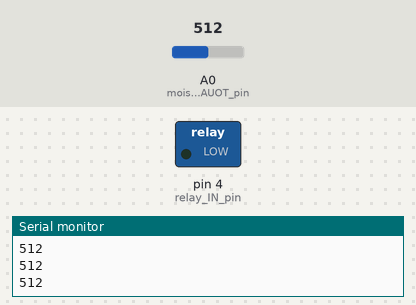
A sketch run on a simulated Arduino Uno, built with avr-gcc and run on an emulated ATmega328P. On the bench: switched loads named in the sketch (green lamp = pin HIGH), the last lines printed to the serial monitor. Inputs (shaded band) come from the test bench; at power-on: A0 (moisture_sensor_AUOT_pin) = 512.

Above: at 1.2 s.
1.3 s: A0 (moisture_sensor_AUOT_pin) set to 200
2.8 s: A0 (moisture_sensor_AUOT_pin) set to 176
At 4.0 s:
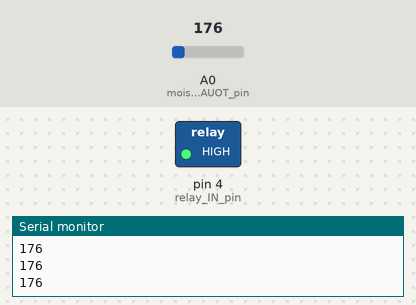
4.3 s: A0 (moisture_sensor_AUOT_pin) set to 306
At 5.1 s:
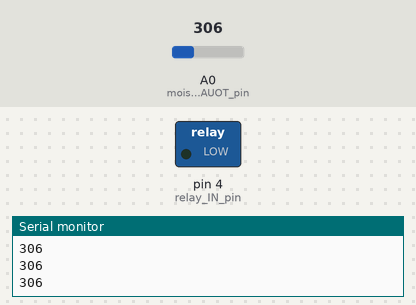
5.8 s: A0 (moisture_sensor_AUOT_pin) set to 180
At 6.3 s:
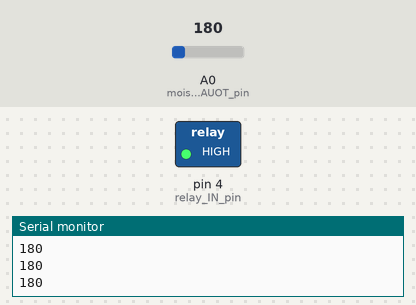
Timing chart, 0 to 8.3 s (numbered marks = the images above; inputs shaded):
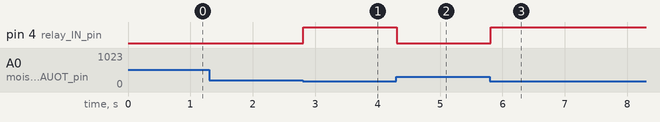

The sketch:

PlantProblem.ino
```cpp
int moisture; //the value that the moisture sensor is reading
int threshold = 190; //the value that determines whether the pump is on or off

//runs once at the beginning
void setup()
{
  pinMode(4, OUTPUT); //relay IN pin
  pinMode(A0, INPUT); //moisture sensor AUOT pin
  Serial.begin(9600);
}

void loop()
{
  moisture = analogRead(A0); //reads sensor
  Serial.println(moisture);

  if (moisture > threshold) //checks if soil is dry
  {
    digitalWrite(4, LOW); //turns pump on
  }
  else
  {
    digitalWrite(4, HIGH); //turns pump off
  }
}
```

Measured:
- the behaviour switches between 191 and 190 on A0 (moisture_sensor_AUOT_pin) (found by bisection; images 0 and 1)
- after the input at 2.8 s, pin 4 (relay_IN_pin): LOW → HIGH at once
- after the input at 4.3 s, pin 4 (relay_IN_pin): HIGH → LOW at once
- after the input at 5.8 s, pin 4 (relay_IN_pin): LOW → HIGH at once
